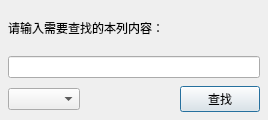
<?xml version="1.0" encoding="UTF-8"?>
<ui version="4.0">
 <class>QuerySeeDB</class>
 <widget class="QDialog" name="QuerySeeDB">
  <property name="geometry">
   <rect>
    <x>0</x>
    <y>0</y>
    <width>268</width>
    <height>120</height>
   </rect>
  </property>
  <property name="sizePolicy">
   <sizepolicy hsizetype="Fixed" vsizetype="Fixed">
    <horstretch>0</horstretch>
    <verstretch>0</verstretch>
   </sizepolicy>
  </property>
  <property name="windowTitle">
   <string>查找</string>
  </property>
  <property name="whatsThis">
   <string/>
  </property>
  <layout class="QGridLayout" name="gridLayout">
   <property name="leftMargin">
    <number>8</number>
   </property>
   <property name="topMargin">
    <number>8</number>
   </property>
   <property name="rightMargin">
    <number>8</number>
   </property>
   <property name="bottomMargin">
    <number>8</number>
   </property>
   <property name="spacing">
    <number>8</number>
   </property>
   <item row="0" column="0" colspan="3">
    <widget class="QLabel" name="lbQryTip">
     <property name="text">
      <string>请输入需要查找的本列内容：</string>
     </property>
    </widget>
   </item>
   <item row="1" column="0" colspan="3">
    <widget class="QLineEdit" name="edQry"/>
   </item>
   <item row="2" column="0">
    <widget class="QComboBox" name="cbFieldName"/>
   </item>
   <item row="2" column="1">
    <spacer name="horizontalSpacer">
     <property name="orientation">
      <enum>Qt::Horizontal</enum>
     </property>
     <property name="sizeHint" stdset="0">
      <size>
       <width>54</width>
       <height>20</height>
      </size>
     </property>
    </spacer>
   </item>
   <item row="2" column="2">
    <widget class="QPushButton" name="btnQry">
     <property name="sizePolicy">
      <sizepolicy hsizetype="Minimum" vsizetype="Minimum">
       <horstretch>0</horstretch>
       <verstretch>0</verstretch>
      </sizepolicy>
     </property>
     <property name="minimumSize">
      <size>
       <width>80</width>
       <height>15</height>
      </size>
     </property>
     <property name="maximumSize">
      <size>
       <width>80</width>
       <height>40</height>
      </size>
     </property>
     <property name="text">
      <string>查找</string>
     </property>
    </widget>
   </item>
  </layout>
 </widget>
 <resources/>
 <connections/>
</ui>
